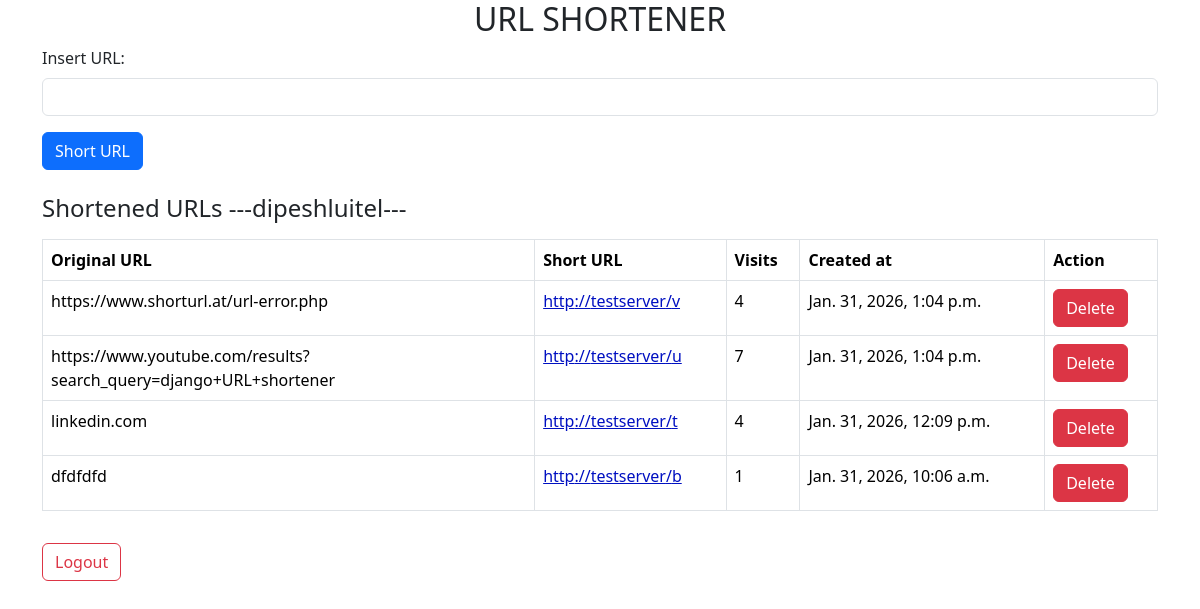
Before: / (signed in) with the older database file.
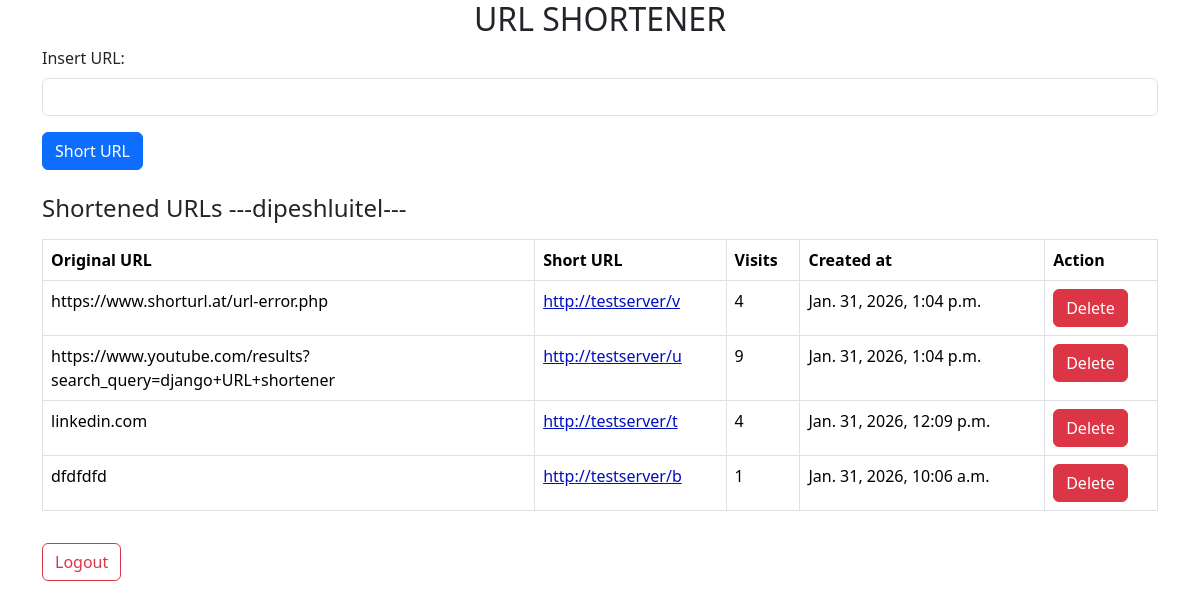
After: the same page with the newer database file.
### core/models.py (models this page shows, shortened)
class short_urls(models.Model):
    user = models.ForeignKey(User,on_delete=models.CASCADE,null=True)
    orginal_url = models.URLField(max_length=2000)
    short_url = models.CharField(max_length=10,unique=True)
    created_at = models.DateTimeField(auto_now_add=True)
    visit = models.PositiveIntegerField(default=0)

### core/views.py (the view, shortened to what this page needs)
# urls.py: path('',views.home, name='home'),
@login_required(login_url='login')
def home(request):
    urls = short_urls.objects.filter(user = request.user).order_by('-created_at')
    return render(request, 'core/home.html', {'short_urls':urls,})

### core/templates/core/home.html (shortened to what this page needs)
{% extends "core/base.html" %}
{% block main_content %}
<div class="container-fluid">
    <h2 style="text-align: center;">URL SHORTENER</h2>
        </div>
        <div class="mb-3">
            <label for="username" class="form-label">Insert URL:</label>
            <input type="text" class="form-control" id="username" name='url' aria-describedby="emailHelp">
        </div>
        <button type="submit" class="btn btn-primary">Short URL</button>
    <br>
    <div class="mb-3 mt-4">
        {% if short_urls %}
        <h4>Shortened URLs ---{{user.username}}---</h4>
        <table class="table table-bordered mt-3">
            <thead>
                <tr>
                    <th>Original URL</th>
                    <th>Short URL</th>
                    <th>Visits</th>
                    <th>Created at</th>
                    <th>Action</th>
                </tr>
            </thead>
            <tbody>
                {% for object in short_urls %}
                <tr>
                    <td style="max-width: 400px; word-break: break-word;">
                        {{ object.orginal_url }}
                    </td>
                    <td>
                        <a href="{{ request.scheme }}://{{ request.get_host }}/{{ object.short_url }}" target="_blank"
                            style="color: #0010c1;">
                            {{ request.scheme }}://{{ request.get_host }}/{{ object.short_url }}
                        </a>
                    </td>
                    <td>{{object.visit}}</td>
                    <td>{{object.created_at}}</td>
                    <td><button class="btn btn-danger" name="delete"><a href="{% url 'delete_url' object.id %}"
                                style="color: #fff; text-decoration: none;">Delete</a></button></td>
                </tr>
                {% endfor %}
            </tbody>
        </table>
        {% else %}
        <p>No URLs created yet.</p>
        {% endif %}
        <a href="{% url 'logout' %}" class="btn btn-outline-danger mt-3">Logout</a>
    </div>
    {% endblock main_content %}

Changed rows visible on the page:
changed short_urls "https://www.youtube.com/results?search_query=django+URL+shortener": visit "7" → "9"
